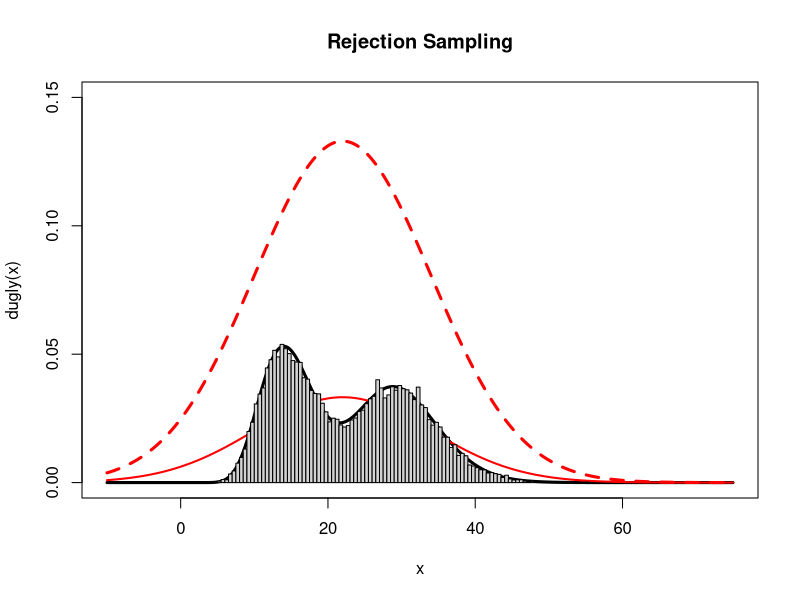

Write the R code that produced this figure.
########################################
# An example of Rejection sampling
# author: Alberto Lumbreras
########################################

# A gamma distribution
dugly2 <- function(x) {
  dgamma(x, shape=20)
}

# A mixture of gammas
dugly <- function(x) {
  0.5*dgamma(x, shape=15) + 0.5*dgamma(x, shape=30)
}

# Proposal distribution 
#(the pretty one from which we how how to sample from)
rproposal <- function(){
  rnorm(1, 22, 12)
}
dproposal <- function(x){
  dnorm(x, 22, 12)
}

# Scale factor to make the proposal be always above the target
k <- 4

# Plot the ugly distribution
x <- seq(-10,75, by=0.1)
plot(x, dugly(x), type='l', lwd=3, ylim=c(0,.15))
lines(x, dproposal(x), col='red', lwd=2)
lines(x, k*dproposal(x), col='red', lwd=3, lty=2)
title("Rejection Sampling")

# Rejection sampler
###########################
nsamples <-100000
samples <- rep(NA,nsamples)
for(i in 1:nsamples){
  candidate <- rproposal()
  # accept with probabity (1/k)*p(candidate)/q(candidate)
  # k factor guarantees that there are no areas where samples are 
  # automatically accepted (p/q > 1)
  if (runif(1)*(k*dproposal(candidate)) < dugly(candidate)){
    samples[i] <- candidate
  }
}

hist(samples, breaks=100, add=TRUE, probability = TRUE)